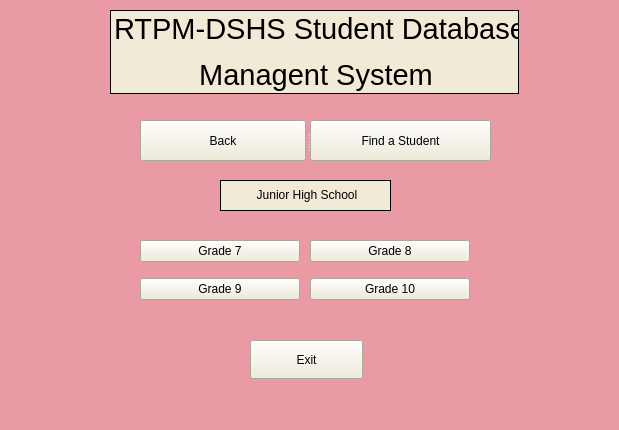
<?xml version="1.0" encoding="UTF-8"?>
<ui version="4.0">
 <class>MainWindow1</class>
 <widget class="QMainWindow" name="MainWindow1">
  <property name="geometry">
   <rect>
    <x>0</x>
    <y>0</y>
    <width>619</width>
    <height>430</height>
   </rect>
  </property>
  <property name="windowTitle">
   <string>Inventory System</string>
  </property>
  <property name="styleSheet">
   <string notr="true">background-color: rgb(234, 154, 165);</string>
  </property>
  <widget class="QWidget" name="centralwidget">
   <widget class="QWidget" name="horizontalLayoutWidget">
    <property name="geometry">
     <rect>
      <x>140</x>
      <y>120</y>
      <width>351</width>
      <height>41</height>
     </rect>
    </property>
    <layout class="QHBoxLayout" name="horizontalLayout">
     <item>
      <widget class="QSplitter" name="splitter">
       <property name="orientation">
        <enum>Qt::Horizontal</enum>
       </property>
       <widget class="QPushButton" name="pushButton">
        <property name="styleSheet">
         <string notr="true">background-color: rgb(240,234,214)
</string>
        </property>
        <property name="text">
         <string>Back</string>
        </property>
       </widget>
       <widget class="QPushButton" name="pushButton_4">
        <property name="styleSheet">
         <string notr="true">background-color: rgb(240,234,214)
</string>
        </property>
        <property name="text">
         <string>Find a Student</string>
        </property>
       </widget>
      </widget>
     </item>
    </layout>
   </widget>
   <widget class="QPushButton" name="pushButton_2">
    <property name="geometry">
     <rect>
      <x>250</x>
      <y>340</y>
      <width>113</width>
      <height>39</height>
     </rect>
    </property>
    <property name="styleSheet">
     <string notr="true">background-color: rgb(240,234,214)
</string>
    </property>
    <property name="text">
     <string>Exit</string>
    </property>
   </widget>
   <widget class="QWidget" name="verticalLayoutWidget_2">
    <property name="geometry">
     <rect>
      <x>140</x>
      <y>230</y>
      <width>160</width>
      <height>80</height>
     </rect>
    </property>
    <layout class="QVBoxLayout" name="verticalLayout_2">
     <item>
      <widget class="QPushButton" name="pushButton_3">
       <property name="styleSheet">
        <string notr="true">background-color: rgb(240,234,214)
</string>
       </property>
       <property name="text">
        <string>Grade 7</string>
       </property>
      </widget>
     </item>
     <item>
      <widget class="QPushButton" name="pushButton_6">
       <property name="styleSheet">
        <string notr="true">background-color: rgb(240,234,214)
</string>
       </property>
       <property name="text">
        <string>Grade 9</string>
       </property>
      </widget>
     </item>
    </layout>
   </widget>
   <widget class="QWidget" name="verticalLayoutWidget_3">
    <property name="geometry">
     <rect>
      <x>220</x>
      <y>180</y>
      <width>171</width>
      <height>31</height>
     </rect>
    </property>
    <layout class="QVBoxLayout" name="verticalLayout_3">
     <item>
      <widget class="QLabel" name="main_label_2">
       <property name="font">
        <font>
         <weight>50</weight>
         <bold>false</bold>
         <strikeout>false</strikeout>
        </font>
       </property>
       <property name="styleSheet">
        <string notr="true">background-color: rgb(240,234,214);
border: 1px solid black</string>
       </property>
       <property name="text">
        <string>&lt;html&gt;&lt;head/&gt;&lt;body&gt;&lt;p align=&quot;center&quot;&gt;&lt;span style=&quot; font-size:9pt;&quot;&gt;Junior High School&lt;/span&gt;&lt;/p&gt;&lt;/body&gt;&lt;/html&gt;</string>
       </property>
       <property name="margin">
        <number>0</number>
       </property>
      </widget>
     </item>
    </layout>
   </widget>
   <widget class="QWidget" name="verticalLayoutWidget_4">
    <property name="geometry">
     <rect>
      <x>310</x>
      <y>230</y>
      <width>160</width>
      <height>80</height>
     </rect>
    </property>
    <layout class="QVBoxLayout" name="verticalLayout_4">
     <item>
      <widget class="QPushButton" name="pushButton_7">
       <property name="styleSheet">
        <string notr="true">background-color: rgb(240,234,214)
</string>
       </property>
       <property name="text">
        <string>Grade 8</string>
       </property>
      </widget>
     </item>
     <item>
      <widget class="QPushButton" name="pushButton_8">
       <property name="styleSheet">
        <string notr="true">background-color: rgb(240,234,214)
</string>
       </property>
       <property name="text">
        <string>Grade 10</string>
       </property>
      </widget>
     </item>
    </layout>
   </widget>
   <widget class="QLabel" name="main_label">
    <property name="geometry">
     <rect>
      <x>110</x>
      <y>10</y>
      <width>409</width>
      <height>84</height>
     </rect>
    </property>
    <property name="font">
     <font>
      <weight>50</weight>
      <bold>false</bold>
      <strikeout>false</strikeout>
     </font>
    </property>
    <property name="styleSheet">
     <string notr="true">background-color: rgb(240,234,214);
border: 1px solid black
</string>
    </property>
    <property name="text">
     <string>&lt;html&gt;&lt;head/&gt;&lt;body&gt;&lt;p align=&quot;center&quot;&gt;&lt;span style=&quot; font-size:22pt;&quot;&gt;RTPM-DSHS Student Database&lt;/span&gt;&lt;/p&gt;&lt;p align=&quot;center&quot;&gt;&lt;span style=&quot; font-size:22pt;&quot;&gt;Managent System&lt;/span&gt;&lt;/p&gt;&lt;/body&gt;&lt;/html&gt;</string>
    </property>
    <property name="margin">
     <number>0</number>
    </property>
   </widget>
  </widget>
  <widget class="QStatusBar" name="statusbar"/>
 </widget>
 <resources/>
 <connections/>
</ui>
